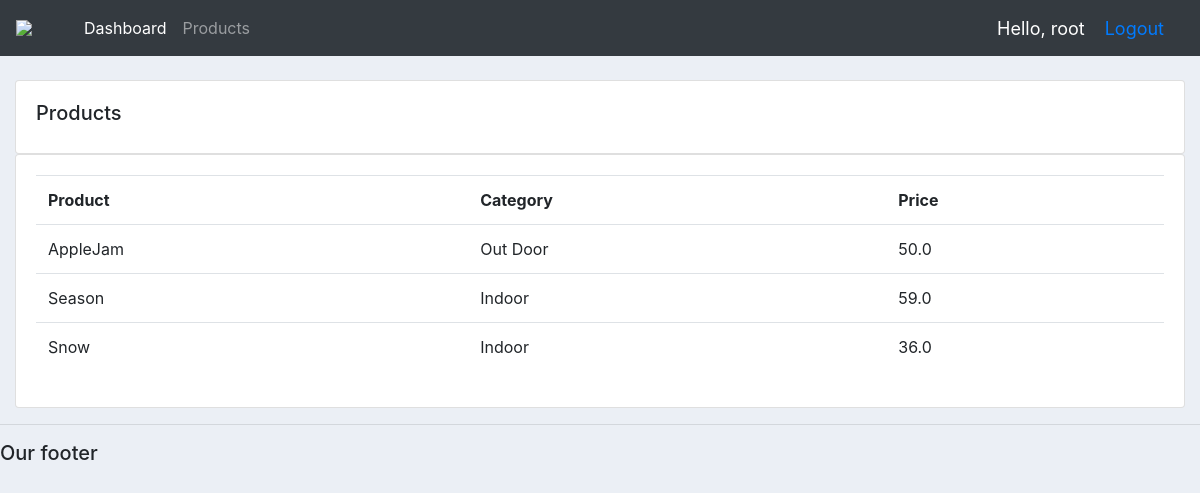
The app's page /product/ (signed in) with its own data.
### accounts/models.py (models this page shows, shortened)
class Product(models.Model):
    CATEGORY = (
        ('Indoor', 'Indoor'),
        ('Out Door', 'Out Door'),
    )
    name = models.CharField(max_length=200, null=True)
    price = models.FloatField(null=True)
    category = models.CharField(max_length=200, null=True, choices=CATEGORY)
    description = models.CharField(max_length=200, null=True, blank=True)
    data_created = models.DateTimeField(auto_now_add=True, null=True)
    tags = models.ManyToManyField(Tag)

### accounts/views.py (the view)
# urls.py: path('product/', views.products, name="product"),
@login_required(login_url='login')
def products(request):
	products = Product.objects.all()
	return render(request, 'accounts/products.html', {'products':products})

### accounts/templates/accounts/products.html
{%  extends 'accounts/main.html' %}
{% block content %}
		<br>
		<div class="row">
			<div class="col-md">
				<div class="card card-body">
					<h5>Products</h5>
				</div>
				<div class="card card-body">
					<table class="table">
						<tr>
							<th>Product</th>
							<th>Category</th>
							<th>Price</th>
						</tr>
                        {% for i in products%}
                            <tr>
                                <td>{{ i.name }}</td>
                                <td>{{ i.category }}</td>
                                <td>{{ i.price }}</td>
                            </tr>
                        {% endfor %}
					</table>
				</div>
			</div>
		</div>
{% endblock content %}

### accounts/templates/accounts/Navbar.html (shortened to what this page needs)
{% load static %}
<nav class="navbar navbar-expand-lg navbar-dark bg-dark">
  <img src="{% static 'images/logo.png' %}" style="width: 60px">
  <div class="collapse navbar-collapse" id="navbarNav">
    <ul class="navbar-nav">
      <li class="nav-item active">
        <a class="nav-link" href="{% url 'home' %}">Dashboard</a>
      </li>
      <li class="nav-item">
        <a class="nav-link" href="{% url 'product'%}">Products</a>
      </li>
    </ul>
  </div>
    <span class="hello-msg">Hello, {{ request.user }}</span>
    <span class="hello-msg"><a href="{% url 'logout' %}">Logout</a></span>
</nav>

### static/css/main.css (style rules this page uses)
body { background-color: #ebeff5; }

### accounts/templates/accounts/Navbar.html (style rules this page uses)
.hello-msg { font-size: 18px; color: #ffffff; margin-right: 20px; }

### records on screen
Product: name "AppleJam", category "Out Door", price "50.0"
Product: name "Season", category "Indoor", price "59.0"
Product: name "Snow", category "Indoor", price "36.0"

### other values on screen
{{ request.user }} "root"
